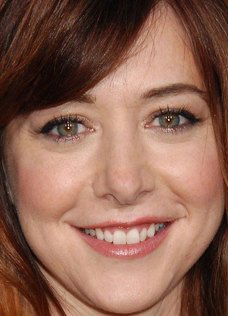
#> input picture Face Detection/lily-rz/1.jpg, 228 x 316 px; its folder holds only this picture in this run
$ jupyter execute --allow-errors TrainingFaces.ipynb
#> lines starting #> are read from the running program, lines starting #| are printed output that depends on the picture
#### Training individual faces in a directory and computing the PCA
Using How I Met You Mother (Lily, Robin & Barney)

[cell 1]
import numpy as np
import cv2
import os # os commands
from matplotlib import pyplot as plt
import os.path
import glob
from PIL import Image
from sklearn.neighbors import KNeighborsClassifier
from sklearn.decomposition import PCA

# load directories and index files (N.B.images were already resized using https://www.iloveimg.com/compress-image)
lily = "./lily-rz/"
robin = "./robin-rz"
barney = "./barney-rz/"

# --- START of function ---
def ApplyPCA(image):
    """
    Function has one parameter, the data image.
    Images are converted to matrices, then PCA is applied to matrices
    Returns all images in greyscale
    src for understanding pca: https://www.learnopencv.com/principal-component-analysis/
    n.b. everything is done under this function for this part because we have three
    training image directories to go over
    """
#> called with image = './lily-rz/'
    data,matrix,avg = [],[],[]
    files = os.listdir(image)

    # find all images in directory
    for img in files:
        data_path = os.path.join(image,img)
        data.append(data_path)
        data_array = np.array(data)
        #print(type(data_array)) #just to make sure its an array


    """Use PCA to find the eigenvector representation of your training data"""
    # convert images to grayscale (L)
    img_array = np.array(Image.open(data[0]).convert('L'))
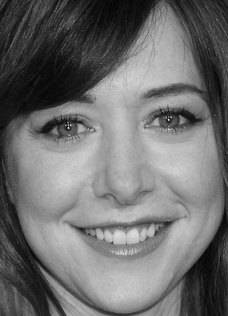
#> img_array: shape (316, 228); min 3, max 234, mean 110.4
    row,col = img_array.shape
#> row = 316; col = 228
    # print("Dimensions of the resized images: ",img_array.shape)

    # put images onto matrix
    for i in data:
        # convert to grayscale
        perImg = np.array(Image.open(i).convert('L'))
        # 1D array
        thisMat = np.array(perImg).flatten()
        matrix.append(thisMat)
    trained = np.array(matrix) #list back to array

# [8 lines of commented-out code are left out]
    mean, eigvec = cv2.PCACompute(trained, mean=None)
    avg = mean.reshape(row,col) # mean

    # Plot Mean and PCA Images(s)
    print("MEAN AND PCA IMAGES")
    plt.imshow(avg, cmap = "gray")
    plt.title("Mean Image"), plt.xticks([]), plt.yticks([])
    plt.show()

    for i in range(len(trained)):
        plt.suptitle("PCA Images")
        plt.subplot(2,5,i+1)
        plt.imshow(eigvec[i].reshape(row,col),'gray')
        plt.axis('off')
#> this loop made 1 pass
    plt.show()
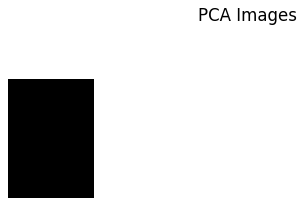
#> figure drawn by matplotlib, 1 panel


    """finding covariance, eigenvalues and eigenvectors"""
    # help from http://www.xiaoliangbai.com/2016/09/07/applying-pca-analysis-on-images, https://etav.github.io/python/scikit_pca.html

    # center the data
    mean_X = trained.mean(axis=0)
    centeredM = trained - mean_X
    # find covariance, eigenvalues and eigenvectors
    cov = np.dot(centeredM, centeredM.T) # covariance
#> cov = [0]
    eigenVals, eigenVecs = np.linalg.eigh(cov) # calculate eigenvalues and eigenvectors
#> eigenVals = [0]; eigenVecs = [1]
    reverse = eigenVals[::-1] # reverse to put in descending order
#> reverse = [0]
#     print("array(",reverse,")")

    """ Plot the variance explained by every vector in descending order"""
    covar_matrix = PCA(n_components = 20) # 20 features
    covar_matrix.fit(trained)
    variance = covar_matrix.explained_variance_ratio_ # calculate variance ratios

    # Plot the variance explained in descending order
    plt.plot(variance) # same thing as plotting 'reverse' variable (decided to use 'variance' bc of accuracy)
    plt.xlabel('Number of PCAs')
    plt.ylabel('Total Variance Explained')
    plt.title('PCA Analysis')
    plt.xticks(np.arange(0, 11, 1.0))
    plt.grid(True)
    plt.show()

    # array of features
    print("array(",variance,")")
# --- END of function ---

# uncomment the following three calls if you want to see their mean, pca images and plot of total variance
#> (the rest of this cell did not finish here and is left out)

$ run again, on Face Detection/lily-rz/4.jpg
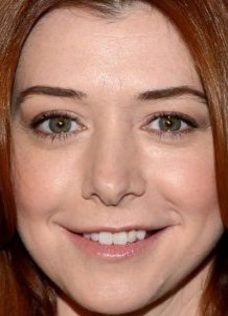
#> input picture Face Detection/lily-rz/4.jpg, 228 x 316 px
#> in ApplyPCA, `img_array = np.array(Image.open(data[0]).convert('L'))`:
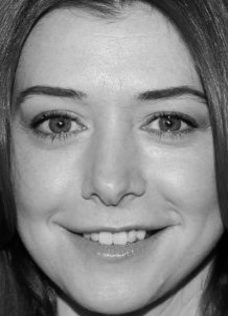
#> img_array: shape (316, 228); min 0, max 230, mean 133.2
#> the loop in ApplyPCA, `for i in range(len(trained)):` made 1 pass
#> cov = [0]
#> eigenVecs = [1]
#> reverse = [0]

$ run again, on Face Detection/lily-rz/5.jpg
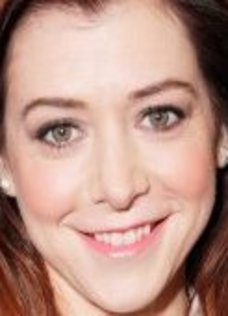
#> input picture Face Detection/lily-rz/5.jpg, 228 x 316 px
#> in ApplyPCA, `img_array = np.array(Image.open(data[0]).convert('L'))`:
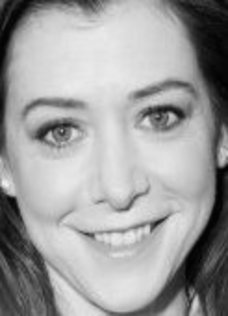
#> img_array: shape (316, 228); min 0, max 241, mean 158.5
#> the loop in ApplyPCA, `for i in range(len(trained)):` made 1 pass
#> cov = [0]
#> eigenVecs = [1]
#> reverse = [0]

$ run again, on Face Detection/lily-rz/6.jpg
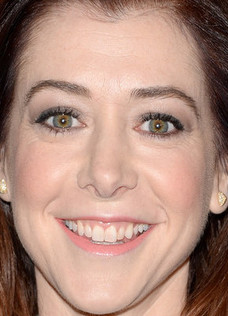
#> input picture Face Detection/lily-rz/6.jpg, 228 x 316 px
#> in ApplyPCA, `img_array = np.array(Image.open(data[0]).convert('L'))`:
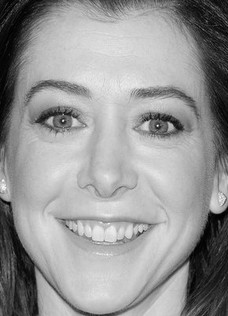
#> img_array: shape (316, 228); min 0, max 249, mean 150.2
#> the loop in ApplyPCA, `for i in range(len(trained)):` made 1 pass
#> cov = [0]
#> eigenVecs = [1]
#> reverse = [0]

$ run again, on Face Detection/lily-rz/10.jpg
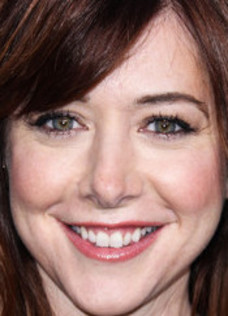
#> input picture Face Detection/lily-rz/10.jpg, 228 x 316 px
#> in ApplyPCA, `img_array = np.array(Image.open(data[0]).convert('L'))`:
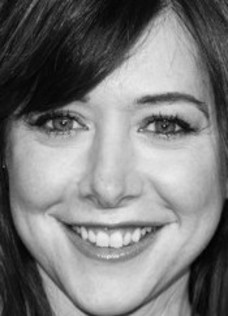
#> img_array: shape (316, 228); min 0, max 240, mean 123.1
#> the loop in ApplyPCA, `for i in range(len(trained)):` made 1 pass
#> cov = [0]
#> eigenVecs = [1]
#> reverse = [0]
